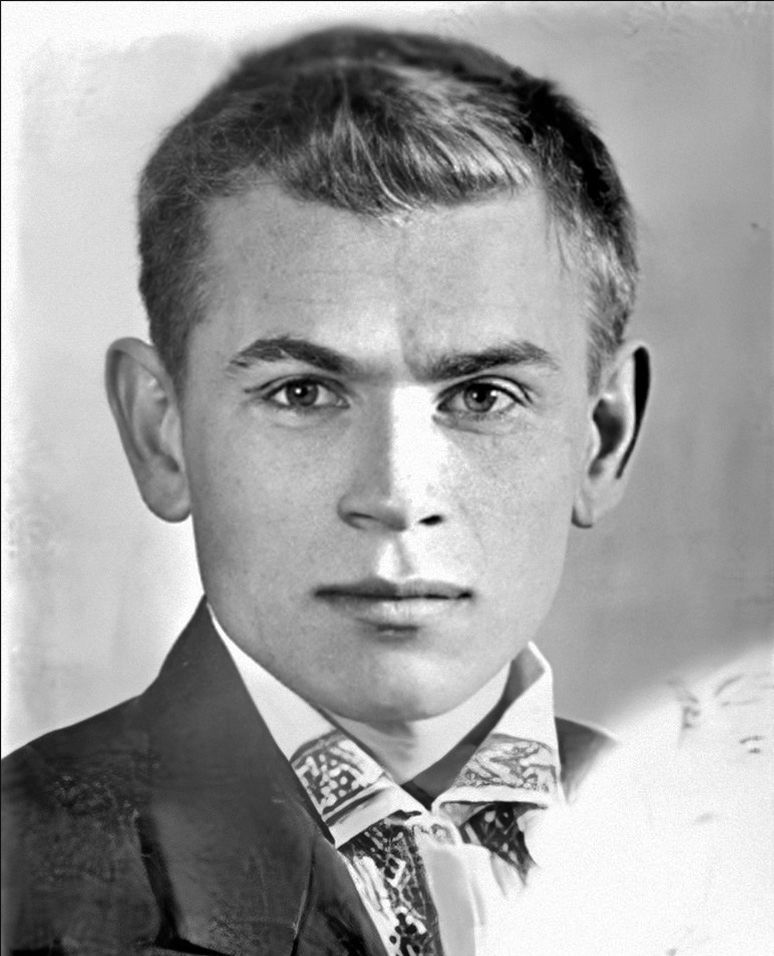
#> input picture EX4/inputs/P4/kobytev_1941.png, 774 x 956 px, found by its file name
$ jupyter execute HW04_Q4_400131032.ipynb   (older library calls are emulated)
#> lines starting #> are read from the running program, lines starting #| are printed output that depends on the picture
[cell 1]
import cv2
import time
import matplotlib.pyplot as plt
import matplotlib
import numpy as np

img1 = cv2.imread(r'C:\Users\Asus\Desktop\AUT\Semister 2\DIP\EX\4\DIP_HW4\inputs\P4\kobytev_1941.png')
#> img1 is the input picture: shape (956, 774, 3); min 0, max 255, mean 159
img2 = cv2.imread(r'C:\Users\Asus\Desktop\AUT\Semister 2\DIP\EX\4\DIP_HW4\inputs\P4\kobytev_1945.png')
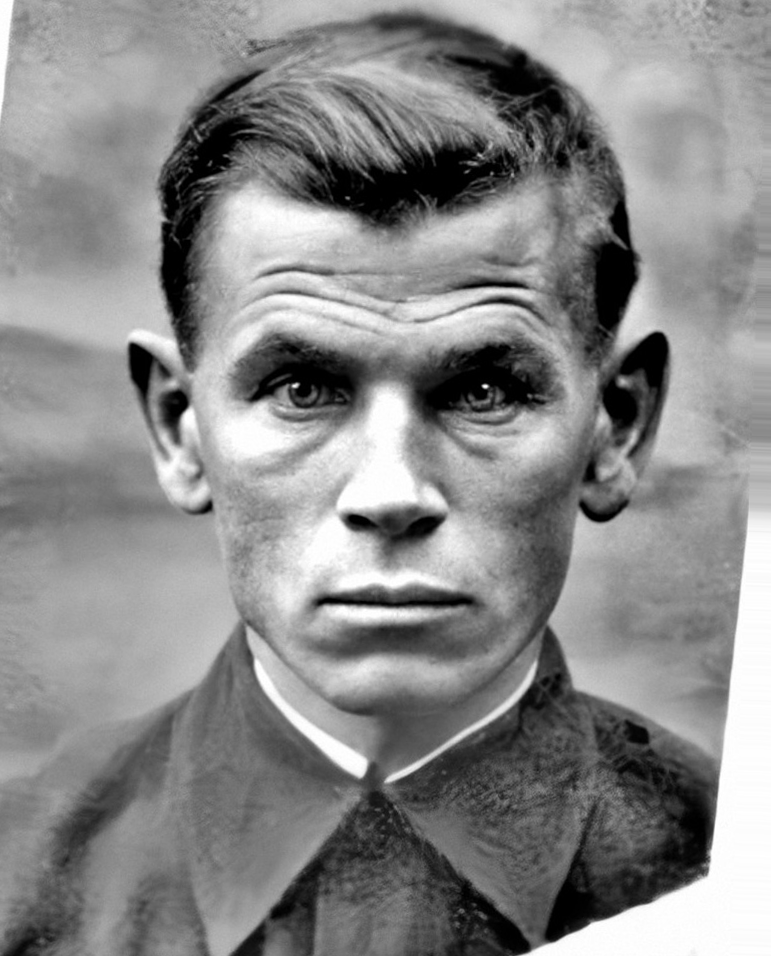
#> input picture EX4/inputs/P4/kobytev_1945.png, 771 x 956 px, found by its file name
#> img2 is the input picture: shape (956, 771, 3); min 0, max 255, mean 136.6
print(img1.shape)
#| (956, 774, 3)
plt.imshow(cv2.cvtColor(img1,cv2.COLOR_BGR2RGB))
plt.show()

print(img2.shape)
#| (956, 771, 3)
plt.imshow(cv2.cvtColor(img2,cv2.COLOR_BGR2RGB))
plt.show()

[cell 2]
blank = np.zeros(img1.shape, dtype=np.uint8)
blank[:img2.shape[0], :img2.shape[1]] = img2
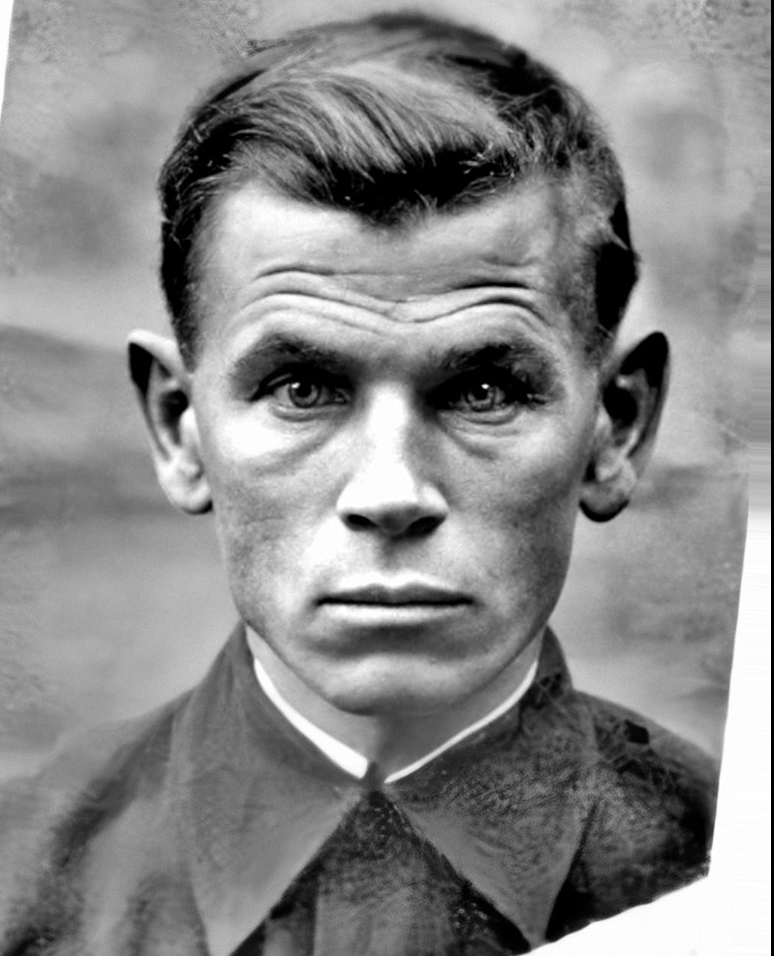
#> blank: shape (956, 774, 3); min 0, max 255, mean 136.1
img2 = blank
img1.shape, img2.shape
#> Out = ((956, 774, 3), (956, 774, 3))

[cell 3]
def naive_method(img1, img2, cnt):
    results = []
    names = []
    for alpha in np.linspace(0, 1, cnt):
        alpha = round(alpha, 1)
        naive_res = cv2.addWeighted(img1, 1 - alpha, img2, alpha, 0)
        results.append(naive_res)
        names.append('({} * img1) + ({} * img2)'.format(alpha, round(1 - alpha, 1)))
    return results, names

[cell 4]
def plotter(images, names=None, subplots=None, gray=False):
    if subplots is None:
        plt.figure(figsize=(5, 6))
        plt.imshow(images, cmap='gray') if gray else plt.imshow(images)
        plt.title(names)
        plt.axis('off')
    else:
        fig, ax = plt.subplots(subplots[0], subplots[1], figsize=(subplots[1] * 5, subplots[0] * 6))
        for i, (img, name, ax) in enumerate(zip(images, names, fig.axes)):
            ax.imshow(img, cmap='gray') if gray else ax.imshow(img)
            ax.set_title(name)
            ax.axis('off')
    plt.show()

[cell 5]
naive_results, naive_names = naive_method(img1, img2, 10)
#> the loop in naive_method, `for alpha in np.linspace(0, 1, cnt):` made 10 passes
#> pass 3, in naive_method, `naive_res = cv2.addWeighted(img1, 1 - alpha, img2, alpha, 0)`:
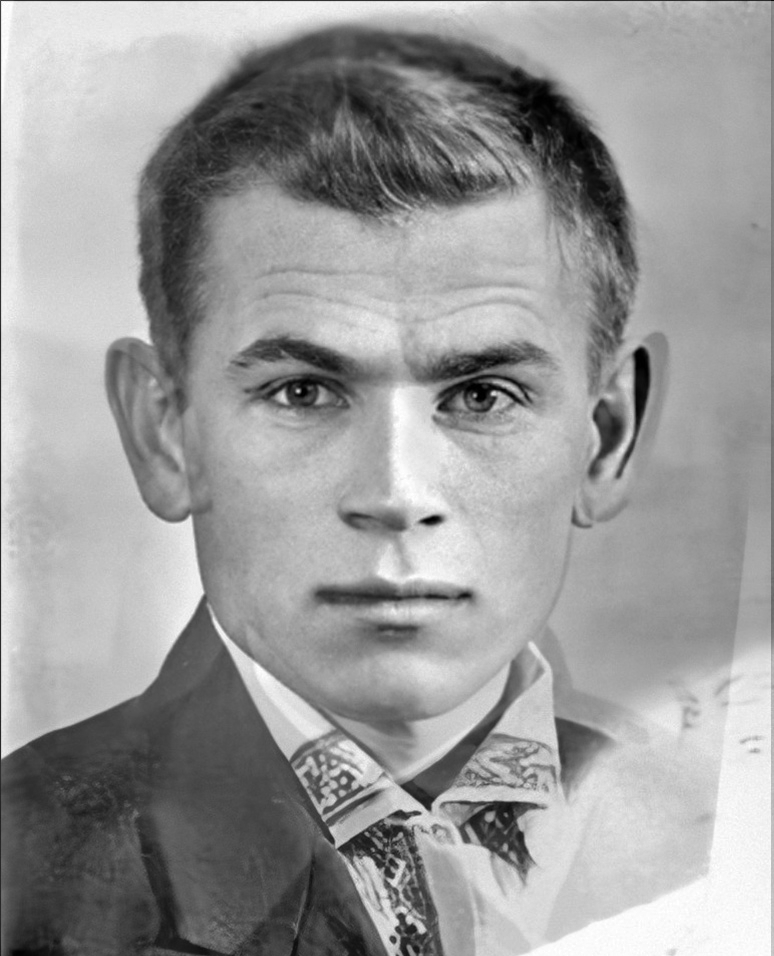
#> naive_res: shape (956, 774, 3); min 0, max 255, mean 154.4
#> after the loop in naive_method, `for alpha in np.linspace(0, 1, cnt):`: names = 10 items, first 6: '(0.0 * img1) + (1.0 * img2)', '(0.1 * img1) + (0.9 * img2)', '(0.2 * img1) + (0.8 * img2)', '(0.3 * img1) + (0.7 * img2)', '(0.4 * img1) + (0.6 * img2)', '(0.6 * img1) + (0.4 * img2)'; results = 10 items
#> naive_results = 10 items; naive_names has the same summary as names in naive_method
plotter(naive_results, naive_names, subplots=(2, 5))
#> the loop in plotter, `for i, (img, name, ax) in enumerate(zip(images, names, fig.axes)):` made 10 passes
#> name on passes 1 to 10: '(0.0 * img1) + (1.0 * img2)', '(0.1 * img1) + (0.9 * img2)', '(0.2 * img1) + (0.8 * img2)', '(0.3 * img1) + (0.7 * img2)', '(0.4 * img1) + (0.6 * img2)', '(0.6 * img1) + (0.4 * img2)', '(0.7 * img1) + (0.3 * img2)', '(0.8 * img1) + (0.2 * img2)', '(0.9 * img1) + (0.1 * img2)', '(1.0 * img1) + (0.0 * img2)'
#> in plotter, `plt.show()`:
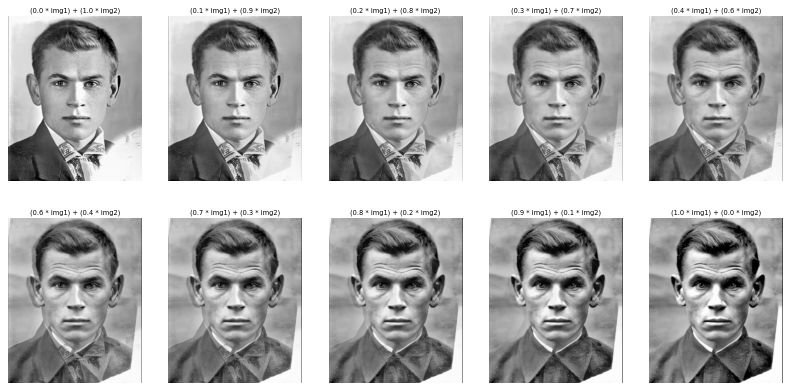
#> figure drawn by matplotlib, 10 panels

[cell 6]
import cv2
import time
import matplotlib.pyplot as plt
import matplotlib
matplotlib.use('TkAgg')


from PIL import Image
from pylab import *
img = array(Image.open(r'C:\Users\Asus\Desktop\AUT\Semister 2\DIP\EX\4\DIP_HW4\inputs\P4\kobytev_1941.png'))
imshow(img)
print('Please click 26 point')
x = ginput(20,timeout=-1)
print('you clicked:', x)

with open('first_photo.txt', 'w') as fp:
    fp.write('\n'.join('%s %s' % x for x in x))
fp.close()
img = array(Image.open(r'C:\Users\Asus\Desktop\AUT\Semister 2\DIP\EX\4\DIP_HW4\inputs\P4\kobytev_1945.png'))
imshow(img)
print('Please click 3 point')
y = ginput(20,timeout=-1)
print('you clicked:', y)
with open('second_image.txt', 'w') as fp:
    fp.write('\n'.join('%s %s' % x for x in y))
fp.close()
